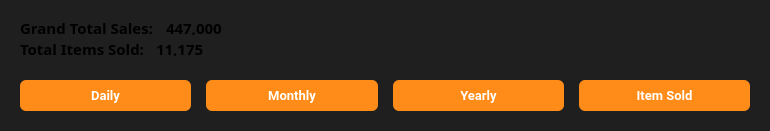
              <widget class="QWidget" name="widget_27" native="true">
               <property name="minimumSize">
                <size>
                 <width>770</width>
                 <height>131</height>
                </size>
               </property>
               <property name="maximumSize">
                <size>
                 <width>16777215</width>
                 <height>131</height>
                </size>
               </property>
               <property name="styleSheet">
                <string notr="true">background-color: #1F1F1F;
border-radius: 10px;

</string>
               </property>
               <layout class="QVBoxLayout" name="verticalLayout_10">
                <item>
                 <widget class="QWidget" name="widget_29" native="true">
                  <layout class="QVBoxLayout" name="verticalLayout_11">
                   <item>
                    <layout class="QHBoxLayout" name="horizontalLayout_27">
                     <item>
                      <widget class="QLabel" name="label_10">
                       <property name="minimumSize">
                        <size>
                         <width>50</width>
                         <height>0</height>
                        </size>
                       </property>
                       <property name="maximumSize">
                        <size>
                         <width>140</width>
                         <height>16777215</height>
                        </size>
                       </property>
                       <property name="font">
                        <font>
                         <family>Poppins SemiBold</family>
                         <pointsize>11</pointsize>
                         <bold>true</bold>
                        </font>
                       </property>
                       <property name="text">
                        <string>Grand Total Sales: </string>
                       </property>
                      </widget>
                     </item>
                     <item>
                      <widget class="QLabel" name="label_11">
                       <property name="font">
                        <font>
                         <family>Poppins SemiBold</family>
                         <pointsize>11</pointsize>
                         <bold>true</bold>
                        </font>
                       </property>
                       <property name="text">
                        <string>447,000</string>
                       </property>
                      </widget>
                     </item>
                    </layout>
                   </item>
                   <item>
                    <layout class="QHBoxLayout" name="horizontalLayout_28">
                     <item>
                      <widget class="QLabel" name="label_18">
                       <property name="minimumSize">
                        <size>
                         <width>130</width>
                         <height>0</height>
                        </size>
                       </property>
                       <property name="maximumSize">
                        <size>
                         <width>130</width>
                         <height>16777215</height>
                        </size>
                       </property>
                       <property name="font">
                        <font>
                         <family>Poppins SemiBold</family>
                         <pointsize>11</pointsize>
                         <bold>true</bold>
                        </font>
                       </property>
                       <property name="text">
                        <string>Total Items Sold: </string>
                       </property>
                      </widget>
                     </item>
                     <item>
                      <widget class="QLabel" name="label_21">
                       <property name="font">
                        <font>
                         <family>Poppins SemiBold</family>
                         <pointsize>11</pointsize>
                         <bold>true</bold>
                        </font>
                       </property>
                       <property name="text">
                        <string>11,175</string>
                       </property>
                      </widget>
                     </item>
                    </layout>
                   </item>
                  </layout>
                 </widget>
                </item>
                <item>
                 <widget class="QWidget" name="widget_30" native="true">
                  <property name="styleSheet">
                   <string notr="true"/>
                  </property>
                  <layout class="QHBoxLayout" name="horizontalLayout_2">
                   <property name="spacing">
                    <number>15</number>
                   </property>
                   <item>
                    <widget class="QPushButton" name="pushButton_6">
                     <property name="minimumSize">
                      <size>
                       <width>0</width>
                       <height>31</height>
                      </size>
                     </property>
                     <property name="maximumSize">
                      <size>
                       <width>16777215</width>
                       <height>31</height>
                      </size>
                     </property>
                     <property name="font">
                      <font>
                       <family>Roboto</family>
                       <pointsize>10</pointsize>
                       <bold>true</bold>
                      </font>
                     </property>
                     <property name="styleSheet">
                      <string notr="true">QPushButton {
    padding: 6px 14px;
    font-family: &quot;Roboto&quot;, sans-serif;
    border-radius: 6px;
    border: none;
    color: white;
    background: #FF8C18;
    box-shadow: 0px 0.5px 1.5px rgba(54, 122, 246, 0.25), inset 0px 0.8px 0px -0.25px rgba(255, 255, 255, 0.2);
    user-select: none;
    -webkit-user-select: none;
    touch-action: manipulation;
    transition: background-color 0.2s, box-shadow 0.2s; 
}
QPushButton::checked {
    background-color: #B7B7B7;
    box-shadow: 0px 1px 2px rgba(0, 0, 0, 0.5) inset;
	color:black;
}
QPushButton:hover {
    background-color: #FFA54E; 
}</string>
                     </property>
                     <property name="text">
                      <string>Daily</string>
                     </property>
                     <property name="checkable">
                      <bool>true</bool>
                     </property>
                     <property name="autoExclusive">
                      <bool>true</bool>
                     </property>
                    </widget>
                   </item>
                   <item>
                    <widget class="QPushButton" name="pushButton_7">
                     <property name="minimumSize">
                      <size>
                       <width>0</width>
                       <height>31</height>
                      </size>
                     </property>
                     <property name="maximumSize">
                      <size>
                       <width>16777215</width>
                       <height>31</height>
                      </size>
                     </property>
                     <property name="font">
                      <font>
                       <family>Roboto</family>
                       <pointsize>10</pointsize>
                       <bold>true</bold>
                      </font>
                     </property>
                     <property name="styleSheet">
                      <string notr="true">QPushButton {
    padding: 6px 14px;
    font-family: &quot;Roboto&quot;, sans-serif;
    border-radius: 6px;
    border: none;
    color: white;
    background: #FF8C18;
    box-shadow: 0px 0.5px 1.5px rgba(54, 122, 246, 0.25), inset 0px 0.8px 0px -0.25px rgba(255, 255, 255, 0.2);
    user-select: none;
    -webkit-user-select: none;
    touch-action: manipulation;
    transition: background-color 0.2s, box-shadow 0.2s; 
}
QPushButton::checked {
    background-color: #B7B7B7;
    box-shadow: 0px 1px 2px rgba(0, 0, 0, 0.5) inset;
	color:black;
}
QPushButton:hover {
    background-color: #FFA54E; 
}</string>
                     </property>
                     <property name="text">
                      <string>Monthly</string>
                     </property>
                     <property name="checkable">
                      <bool>true</bool>
                     </property>
                     <property name="autoExclusive">
                      <bool>true</bool>
                     </property>
                    </widget>
                   </item>
                   <item>
                    <widget class="QPushButton" name="pushButton_8">
                     <property name="minimumSize">
                      <size>
                       <width>0</width>
                       <height>31</height>
                      </size>
                     </property>
                     <property name="maximumSize">
                      <size>
                       <width>16777215</width>
                       <height>31</height>
                      </size>
                     </property>
                     <property name="font">
                      <font>
                       <family>Roboto</family>
                       <pointsize>10</pointsize>
                       <bold>true</bold>
                      </font>
                     </property>
                     <property name="styleSheet">
                      <string notr="true">QPushButton {
    padding: 6px 14px;
    font-family: &quot;Roboto&quot;, sans-serif;
    border-radius: 6px;
    border: none;
    color: white;
    background: #FF8C18;
    box-shadow: 0px 0.5px 1.5px rgba(54, 122, 246, 0.25), inset 0px 0.8px 0px -0.25px rgba(255, 255, 255, 0.2);
    user-select: none;
    -webkit-user-select: none;
    touch-action: manipulation;
    transition: background-color 0.2s, box-shadow 0.2s; 
}
QPushButton::checked {
    background-color: #B7B7B7;
    box-shadow: 0px 1px 2px rgba(0, 0, 0, 0.5) inset;
	color:black;
}
QPushButton:hover {
    background-color: #FFA54E; 
}</string>
                     </property>
                     <property name="text">
                      <string>Yearly</string>
                     </property>
                     <property name="checkable">
                      <bool>true</bool>
                     </property>
                     <property name="autoExclusive">
                      <bool>true</bool>
                     </property>
                    </widget>
                   </item>
                   <item>
                    <widget class="QPushButton" name="pushButton_9">
                     <property name="minimumSize">
                      <size>
                       <width>0</width>
                       <height>31</height>
                      </size>
                     </property>
                     <property name="maximumSize">
                      <size>
                       <width>16777215</width>
                       <height>31</height>
                      </size>
                     </property>
                     <property name="font">
                      <font>
                       <family>Roboto</family>
                       <pointsize>10</pointsize>
                       <bold>true</bold>
                      </font>
                     </property>
                     <property name="styleSheet">
                      <string notr="true">QPushButton {
    padding: 6px 14px;
    font-family: &quot;Roboto&quot;, sans-serif;
    border-radius: 6px;
    border: none;
    color: white;
    background: #FF8C18;
    box-shadow: 0px 0.5px 1.5px rgba(54, 122, 246, 0.25), inset 0px 0.8px 0px -0.25px rgba(255, 255, 255, 0.2);
    user-select: none;
    -webkit-user-select: none;
    touch-action: manipulation;
    transition: background-color 0.2s, box-shadow 0.2s; 
}
QPushButton::checked {
    background-color: #B7B7B7;
    box-shadow: 0px 1px 2px rgba(0, 0, 0, 0.5) inset;
	color:black;
}
QPushButton:hover {
    background-color: #FFA54E; 
}</string>
                     </property>
                     <property name="text">
                      <string>Item Sold</string>
                     </property>
                     <property name="checkable">
                      <bool>true</bool>
                     </property>
                     <property name="autoExclusive">
                      <bool>true</bool>
                     </property>
                    </widget>
                   </item>
                  </layout>
                 </widget>
                </item>
               </layout>
              </widget>
